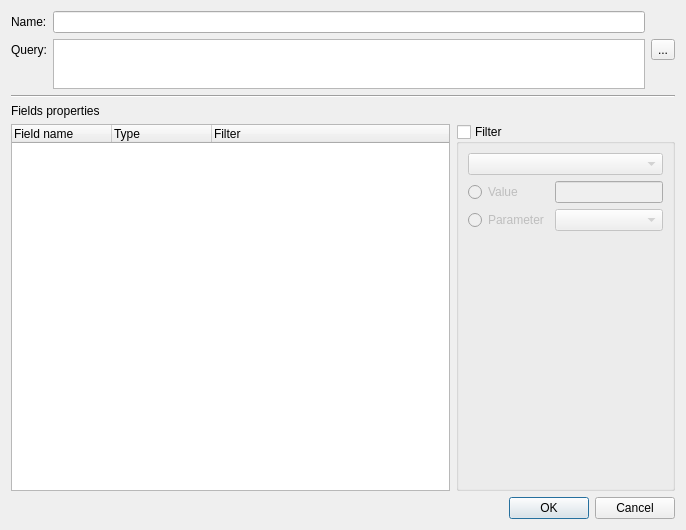
<?xml version="1.0" encoding="UTF-8"?>
<ui version="4.0">
 <class>LReportDataTableDialog</class>
 <widget class="QDialog" name="LReportDataTableDialog">
  <property name="geometry">
   <rect>
    <x>0</x>
    <y>0</y>
    <width>686</width>
    <height>530</height>
   </rect>
  </property>
  <property name="windowTitle">
   <string>New datasource</string>
  </property>
  <property name="windowIcon">
   <iconset resource="../resources.qrc">
    <normaloff>:/designer/qtreport_32</normaloff>:/designer/qtreport_32</iconset>
  </property>
  <layout class="QGridLayout" name="gridLayout_2">
   <item row="0" column="0" colspan="2">
    <layout class="QGridLayout" name="gridLayout">
     <item row="0" column="0">
      <widget class="QLabel" name="label_3">
       <property name="text">
        <string>Name:</string>
       </property>
      </widget>
     </item>
     <item row="0" column="1">
      <widget class="QLineEdit" name="datasourceName">
       <property name="maxLength">
        <number>64</number>
       </property>
      </widget>
     </item>
     <item row="1" column="0">
      <widget class="QLabel" name="label_4">
       <property name="text">
        <string>Query:</string>
       </property>
      </widget>
     </item>
     <item row="1" column="1" rowspan="2">
      <widget class="QPlainTextEdit" name="querySql">
       <property name="sizePolicy">
        <sizepolicy hsizetype="Expanding" vsizetype="Maximum">
         <horstretch>0</horstretch>
         <verstretch>0</verstretch>
        </sizepolicy>
       </property>
       <property name="maximumSize">
        <size>
         <width>16777215</width>
         <height>50</height>
        </size>
       </property>
      </widget>
     </item>
     <item row="1" column="2">
      <widget class="QToolButton" name="queryBuilderButton">
       <property name="toolTip">
        <string>Open query builder and select table/view or enter query manually for datasource.</string>
       </property>
       <property name="text">
        <string>...</string>
       </property>
      </widget>
     </item>
    </layout>
   </item>
   <item row="1" column="0" colspan="2">
    <widget class="Line" name="line">
     <property name="orientation">
      <enum>Qt::Horizontal</enum>
     </property>
    </widget>
   </item>
   <item row="2" column="0" colspan="2">
    <widget class="QLabel" name="label">
     <property name="text">
      <string>Fields properties</string>
     </property>
    </widget>
   </item>
   <item row="3" column="0">
    <widget class="QTreeWidget" name="treeWidgetFields">
     <property name="rootIsDecorated">
      <bool>false</bool>
     </property>
     <column>
      <property name="text">
       <string notr="true">Field name</string>
      </property>
     </column>
     <column>
      <property name="text">
       <string>Type</string>
      </property>
     </column>
     <column>
      <property name="text">
       <string>Filter</string>
      </property>
     </column>
    </widget>
   </item>
   <item row="3" column="1">
    <widget class="QGroupBox" name="groupBoxFilter">
     <property name="sizePolicy">
      <sizepolicy hsizetype="Fixed" vsizetype="Preferred">
       <horstretch>0</horstretch>
       <verstretch>0</verstretch>
      </sizepolicy>
     </property>
     <property name="title">
      <string>Filter</string>
     </property>
     <property name="checkable">
      <bool>true</bool>
     </property>
     <property name="checked">
      <bool>false</bool>
     </property>
     <layout class="QVBoxLayout" name="verticalLayout">
      <item>
       <widget class="QComboBox" name="comboBoxOperator"/>
      </item>
      <item>
       <layout class="QGridLayout" name="gridLayout_3">
        <item row="0" column="0">
         <widget class="QRadioButton" name="radioFilterValue">
          <property name="text">
           <string>Value</string>
          </property>
         </widget>
        </item>
        <item row="0" column="1">
         <widget class="QLineEdit" name="lineEditFilterValue">
          <property name="enabled">
           <bool>false</bool>
          </property>
         </widget>
        </item>
        <item row="1" column="0">
         <widget class="QRadioButton" name="radioFilterParametere">
          <property name="text">
           <string>Parameter</string>
          </property>
         </widget>
        </item>
        <item row="1" column="1">
         <widget class="QComboBox" name="comboBoxParameter">
          <property name="enabled">
           <bool>false</bool>
          </property>
         </widget>
        </item>
       </layout>
      </item>
      <item>
       <spacer name="verticalSpacer">
        <property name="orientation">
         <enum>Qt::Vertical</enum>
        </property>
        <property name="sizeHint" stdset="0">
         <size>
          <width>20</width>
          <height>40</height>
         </size>
        </property>
       </spacer>
      </item>
     </layout>
    </widget>
   </item>
   <item row="4" column="0" colspan="2">
    <widget class="QDialogButtonBox" name="buttonBox">
     <property name="orientation">
      <enum>Qt::Horizontal</enum>
     </property>
     <property name="standardButtons">
      <set>QDialogButtonBox::Cancel|QDialogButtonBox::Ok</set>
     </property>
    </widget>
   </item>
  </layout>
 </widget>
 <resources>
  <include location="../resources.qrc"/>
 </resources>
 <connections>
  <connection>
   <sender>buttonBox</sender>
   <signal>rejected()</signal>
   <receiver>LReportDataTableDialog</receiver>
   <slot>reject()</slot>
   <hints>
    <hint type="sourcelabel">
     <x>299</x>
     <y>520</y>
    </hint>
    <hint type="destinationlabel">
     <x>286</x>
     <y>274</y>
    </hint>
   </hints>
  </connection>
  <connection>
   <sender>radioFilterValue</sender>
   <signal>toggled(bool)</signal>
   <receiver>lineEditFilterValue</receiver>
   <slot>setEnabled(bool)</slot>
   <hints>
    <hint type="sourcelabel">
     <x>549</x>
     <y>202</y>
    </hint>
    <hint type="destinationlabel">
     <x>663</x>
     <y>203</y>
    </hint>
   </hints>
  </connection>
  <connection>
   <sender>radioFilterParametere</sender>
   <signal>toggled(bool)</signal>
   <receiver>comboBoxParameter</receiver>
   <slot>setEnabled(bool)</slot>
   <hints>
    <hint type="sourcelabel">
     <x>549</x>
     <y>230</y>
    </hint>
    <hint type="destinationlabel">
     <x>663</x>
     <y>231</y>
    </hint>
   </hints>
  </connection>
  <connection>
   <sender>lineEditFilterValue</sender>
   <signal>textChanged(QString)</signal>
   <receiver>LReportDataTableDialog</receiver>
   <slot>setFilterText()</slot>
   <hints>
    <hint type="sourcelabel">
     <x>599</x>
     <y>187</y>
    </hint>
    <hint type="destinationlabel">
     <x>444</x>
     <y>230</y>
    </hint>
   </hints>
  </connection>
  <connection>
   <sender>comboBoxParameter</sender>
   <signal>currentIndexChanged(QString)</signal>
   <receiver>LReportDataTableDialog</receiver>
   <slot>setFilterText()</slot>
   <hints>
    <hint type="sourcelabel">
     <x>631</x>
     <y>222</y>
    </hint>
    <hint type="destinationlabel">
     <x>681</x>
     <y>232</y>
    </hint>
   </hints>
  </connection>
  <connection>
   <sender>comboBoxOperator</sender>
   <signal>currentIndexChanged(QString)</signal>
   <receiver>LReportDataTableDialog</receiver>
   <slot>setFilterText()</slot>
   <hints>
    <hint type="sourcelabel">
     <x>494</x>
     <y>167</y>
    </hint>
    <hint type="destinationlabel">
     <x>442</x>
     <y>161</y>
    </hint>
   </hints>
  </connection>
  <connection>
   <sender>radioFilterValue</sender>
   <signal>toggled(bool)</signal>
   <receiver>LReportDataTableDialog</receiver>
   <slot>setFilterText()</slot>
   <hints>
    <hint type="sourcelabel">
     <x>493</x>
     <y>192</y>
    </hint>
    <hint type="destinationlabel">
     <x>443</x>
     <y>210</y>
    </hint>
   </hints>
  </connection>
  <connection>
   <sender>radioFilterParametere</sender>
   <signal>toggled(bool)</signal>
   <receiver>LReportDataTableDialog</receiver>
   <slot>setFilterText()</slot>
   <hints>
    <hint type="sourcelabel">
     <x>483</x>
     <y>218</y>
    </hint>
    <hint type="destinationlabel">
     <x>442</x>
     <y>285</y>
    </hint>
   </hints>
  </connection>
  <connection>
   <sender>groupBoxFilter</sender>
   <signal>toggled(bool)</signal>
   <receiver>LReportDataTableDialog</receiver>
   <slot>setFilterText()</slot>
   <hints>
    <hint type="sourcelabel">
     <x>467</x>
     <y>129</y>
    </hint>
    <hint type="destinationlabel">
     <x>4</x>
     <y>104</y>
    </hint>
   </hints>
  </connection>
 </connections>
 <slots>
  <slot>setFilterText()</slot>
 </slots>
</ui>
